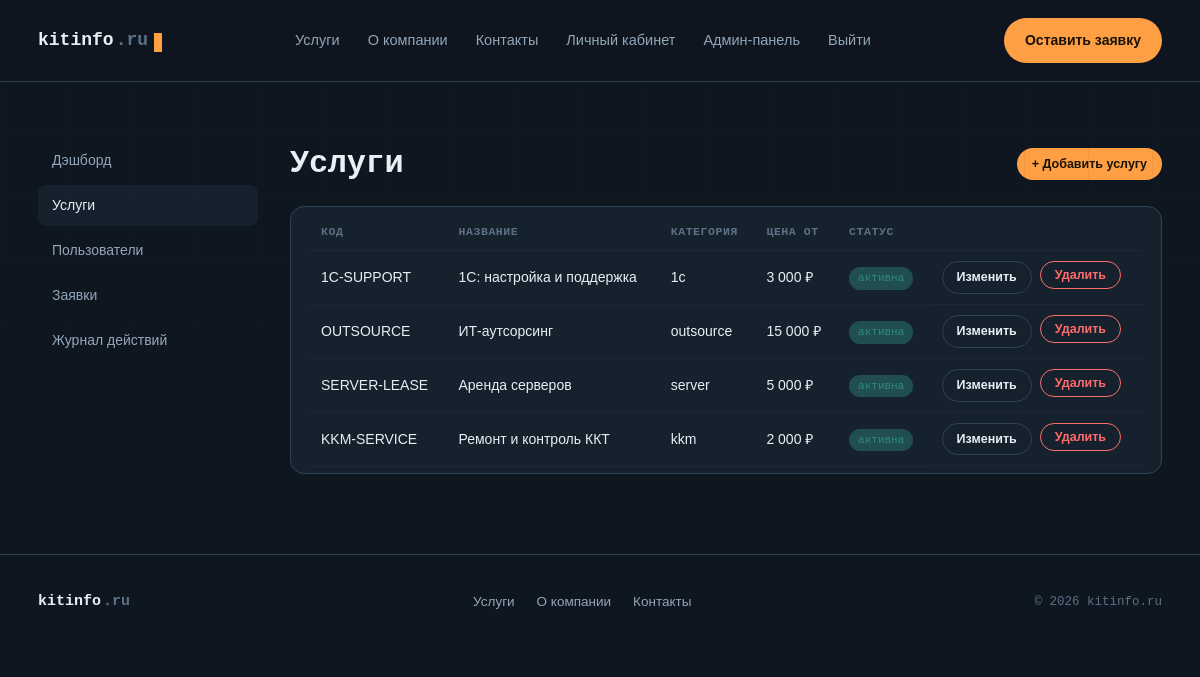
Screenshot of /services.php (signed in) with the database file from the repository.
### tables this page shows
CREATE TABLE services (
    id            INT UNSIGNED AUTO_INCREMENT PRIMARY KEY,
    code          VARCHAR(40)       NOT NULL,
    title         VARCHAR(150)      NOT NULL,
    category      ENUM('1c','outsource','server','kkm') NOT NULL,
    description   TEXT              NULL,
    price_from    DECIMAL(10,2)     NULL,
    is_active     TINYINT(1)        NOT NULL DEFAULT 1,
    sort_order    SMALLINT UNSIGNED NOT NULL DEFAULT 0,
    created_at    DATETIME          NOT NULL DEFAULT CURRENT_TIMESTAMP,
    updated_at    DATETIME          NOT NULL DEFAULT CURRENT_TIMESTAMP ON UPDATE CURRENT_TIMESTAMP,
    UNIQUE KEY uq_services_code (code)
);

### Database.php (called while the page is built)
<?php
class Database
{
    private static ?PDO $instance = null;
    public static function pdo(): PDO
    {
        if (self::$instance === null) {
            $dsn = sprintf(
                'mysql:host=%s;dbname=%s;charset=%s',
                DB_HOST,
                DB_NAME,
                DB_CHARSET
            );
            try {
                self::$instance = new PDO($dsn, DB_USER, DB_PASS, [
                    PDO::ATTR_ERRMODE            => PDO::ERRMODE_EXCEPTION,
                    PDO::ATTR_DEFAULT_FETCH_MODE => PDO::FETCH_ASSOC,
                    PDO::ATTR_EMULATE_PREPARES   => false,
                ]);
            } catch (PDOException $e) {
                error_log('DB connection failed: ' . $e->getMessage());
                http_response_code(500);
                die('Сервис временно недоступен. Попробуйте позже.');
            }
        }
        return self::$instance;
    }
}

### Auth.php (called while the page is built, shortened)
<?php
class Auth
{
    public static function user(): ?array
    {
        static $cached = null;
        if ($cached !== null) {
            return $cached === false ? null : $cached;
        }
        $stmt = Database::pdo()->prepare('SELECT * FROM users WHERE id = :id AND is_active = 1');
        $stmt->execute(['id' => $_SESSION['user_id']]);
        $user = $stmt->fetch();
        $cached = $user ?: false;
        return $user ?: null;
    }
    public static function requireUser(): array
    {
        $user = self::user();
        return $user;
    }
    public static function requireAdmin(): array
    {
        $user = self::requireUser();
        return $user;
    }
}

### helpers.php (called while the page is built, shortened)
<?php
function e(?string $value): string
{
    return htmlspecialchars($value ?? '', ENT_QUOTES, 'UTF-8');
}

### services.php (the view, shortened to what this page needs)
<?php
require __DIR__ . '/_guard.php';
$services = Database::pdo()->query('SELECT * FROM services ORDER BY sort_order')->fetchAll();
require __DIR__ . '/../../templates/header.php';
?>
<div class="admin-shell">
  <?php adminSidebar('services'); ?>
  <div>
    <div style="display:flex; justify-content:space-between; align-items:center; margin-bottom:18px;">
      <h2 style="margin:0;">Услуги</h2>
      <a class="btn btn-accent btn-sm" href="/admin/service_edit.php">+ Добавить услугу</a>
    </div>
    <div class="table-wrap">
      <table>
        <thead><tr><th>Код</th><th>Название</th><th>Категория</th><th>Цена от</th><th>Статус</th><th></th></tr></thead>
        <tbody>
        <?php foreach ($services as $s): ?>
          <tr>
            <td><?= e($s['code']) ?></td>
            <td><?= e($s['title']) ?></td>
            <td><?= e($s['category']) ?></td>
            <td><?= $s['price_from'] !== null ? number_format((float)$s['price_from'],0,'',' ').' ₽' : '—' ?></td>
            <td><?= $s['is_active'] ? '<span class="badge badge-done">активна</span>' : '<span class="badge badge-rejected">скрыта</span>' ?></td>
            <td style="display:flex; gap:8px;">
              <a class="btn btn-ghost btn-sm" href="/admin/service_edit.php?id=<?= (int)$s['id'] ?>">Изменить</a>
              <form method="post" action="/admin/service_delete.php" data-confirm="Удалить услугу «<?= e($s['title']) ?>»?">
                <button type="submit" class="btn btn-danger btn-sm">Удалить</button>
              </form>
            </td>
          </tr>
        <?php endforeach; ?>
        </tbody>
      </table>
    </div>
  </div>
</div>
<?php require __DIR__ . '/../../templates/footer.php'; ?>

### header.php (shortened to what this page needs)
<?php
$currentUser = Auth::user();
?>
<!DOCTYPE html>
<html lang="ru">
<head>
<link rel="stylesheet" href="/assets/css/style.css">
</head>
<body>
<header id="site-header">
  <div class="wrap header-row">
    <a href="/index.php" class="logo">kitinfo<span class="dim">.ru</span><span class="cursor"></span></a>
    <nav class="main-nav" id="main-nav">
      <a href="/services.php">Услуги</a>
      <a href="/about.php">О компании</a>
      <a href="/contacts.php">Контакты</a>
      <?php if ($currentUser): ?>
        <a href="/dashboard.php">Личный кабинет</a>
        <?php if ($currentUser['role'] === 'admin'): ?>
          <a href="/admin/index.php">Админ-панель</a>
        <?php endif; ?>
        <a href="/logout.php">Выйти</a>
      <?php else: ?>
        <a href="/login.php">Войти</a>
      <?php endif; ?>
    </nav>
    <div class="header-cta">
      <a class="btn btn-accent" href="/contacts.php#request">Оставить заявку</a>
    </div>
  </div>
</header>
<main>
<div class="wrap page-wrap">

### _guard.php (shortened to what this page needs)
<?php
$admin = Auth::requireAdmin();
function adminSidebar(string $active): void
{
    $items = [
        'index'    => ['/admin/index.php', 'Дэшборд'],
        'services' => ['/admin/services.php', 'Услуги'],
        'users'    => ['/admin/users.php', 'Пользователи'],
        'requests' => ['/admin/requests.php', 'Заявки'],
        'logs'     => ['/admin/logs.php', 'Журнал действий'],
    ];
    echo '<nav class="admin-side">';
    foreach ($items as $key => [$url, $label]) {
        $cls = $key === $active ? 'active' : '';
        echo '<a class="' . $cls . '" href="' . e($url) . '">' . e($label) . '</a>';
    }
    echo '</nav>';
}

### footer.php (shortened to what this page needs)
</div>
</main>
<footer>
  <div class="wrap footer-row">
    <a href="/index.php" class="logo" style="font-size:15px;">kitinfo<span class="dim">.ru</span></a>
    <nav class="footer-nav">
      <a href="/services.php">Услуги</a>
      <a href="/about.php">О компании</a>
      <a href="/contacts.php">Контакты</a>
    </nav>
    <span class="copyright">© 2026 kitinfo.ru</span>
  </div>
</footer>
</body>
</html>

### style.css (style rules this page uses)
:root { --bg:#0E1620; --bg-soft:#101C28; --surface:#15212C; --surface-alt:#1B2A37; --line:#26384660; --line-strong:#2E4256; --text:#E9EFF5; --text-dim:#93A6B8; --text-faint:#5D7186; --accent:#FF9F43; --teal:#46C9B6; --paper:#F3EFE3; --paper-text:#1C2420; --paper-dim:#6B6456; --danger:#FF6B6B; --ok:#46C9B6; --radius:14px; --maxw:1180px; --mono:'JetBrains Mono', monospace; --sans:'Manrope', sans-serif; }
* { box-sizing:border-box; margin:0; padding:0; }
html { scroll-behavior:smooth; }
body { background:var(--bg); color:var(--text); font-family:var(--sans); line-height:1.5; overflow-x:hidden; }
a { color:inherit; text-decoration:none; }
.wrap { max-width:var(--maxw); margin:0 auto; padding:0 28px; }
.page-wrap { padding-top:140px; padding-bottom:80px; min-height:60vh; }
header { position:fixed; top:0; left:0; right:0; z-index:50; padding:18px 0; border-bottom:1px solid transparent; background:rgba(14,22,32,.86); backdrop-filter:blur(10px); border-bottom-color:var(--line-strong); }
.header-row { display:flex; align-items:center; justify-content:space-between; gap:24px; }
.logo { font-family:var(--mono); font-weight:700; font-size:18px; display:flex; align-items:center; gap:2px; }
.logo .dim { color:var(--text-faint); }
.cursor { display:inline-block; width:8px; height:1.05em; background:var(--accent); margin-left:4px; animation:blink 1.1s steps(1) infinite; transform:translateY(2px); }
nav.main-nav { display:flex; align-items:center; gap:28px; }
nav.main-nav a { font-size:14.5px; color:var(--text-dim); transition:color .2s; }
.header-cta { display:flex; align-items:center; gap:16px; }
.btn { display:inline-flex; align-items:center; gap:8px; font-weight:700; font-size:14px; padding:11px 20px; border-radius:999px; border:1px solid transparent; cursor:pointer; transition:.15s; }
.btn-accent { background:var(--accent); color:#1A1206; }
.btn-ghost { background:transparent; color:var(--text); border-color:var(--line-strong); }
.btn-danger { background:transparent; color:var(--danger); border-color:var(--danger); }
.btn-sm { padding:6px 14px; font-size:12.5px; }
h1,h2,h3 { font-family:var(--mono); letter-spacing:-0.01em; }
h2 { font-size:clamp(24px,3vw,32px); font-weight:700; margin-bottom:14px; }
form { display:flex; flex-direction:column; gap:16px; }
table { width:100%; border-collapse:collapse; font-size:14px; }
table th, table td { text-align:left; padding:10px 12px; border-bottom:1px solid var(--line); }
table th { font-family:var(--mono); font-size:11.5px; text-transform:uppercase; letter-spacing:.05em; color:var(--text-faint); }
.table-wrap { overflow-x:auto; background:var(--surface); border:1px solid var(--line-strong); border-radius:var(--radius); padding:6px 18px; }
.badge { font-family:var(--mono); font-size:11px; padding:3px 9px; border-radius:999px; display:inline-block; }
.badge-done { background:#46C9B644; color:#2E8B7B; }
.admin-shell { display:grid; grid-template-columns:220px 1fr; gap:32px; }
.admin-side a { display:block; padding:10px 14px; border-radius:8px; color:var(--text-dim); font-size:14px; margin-bottom:4px; }
.admin-side a:hover, .admin-side a.active { background:var(--surface); color:var(--text); }
footer { border-top:1px solid var(--line-strong); padding:36px 0; position:relative; z-index:1; }
.footer-row { display:flex; flex-wrap:wrap; justify-content:space-between; align-items:center; gap:18px; }
.footer-nav { display:flex; gap:22px; flex-wrap:wrap; }
.footer-nav a { font-size:13.5px; color:var(--text-dim); }
.copyright { font-family:var(--mono); font-size:12.5px; color:var(--text-faint); }

### rows the page displays
services: code "1C-SUPPORT", title "1С: настройка и поддержка", category "1c", price_from "3 000", is_active "активна"
services: code "OUTSOURCE", title "ИТ-аутсорсинг", category "outsource", price_from "15 000", is_active "активна"
services: code "SERVER-LEASE", title "Аренда серверов", category "server", price_from "5 000", is_active "активна"
services: code "KKM-SERVICE", title "Ремонт и контроль ККТ", category "kkm", price_from "2 000", is_active "активна"

### other values shown
$label "Дэшборд"
$label "Услуги"
$label "Пользователи"
$label "Заявки"
$label "Журнал действий"
